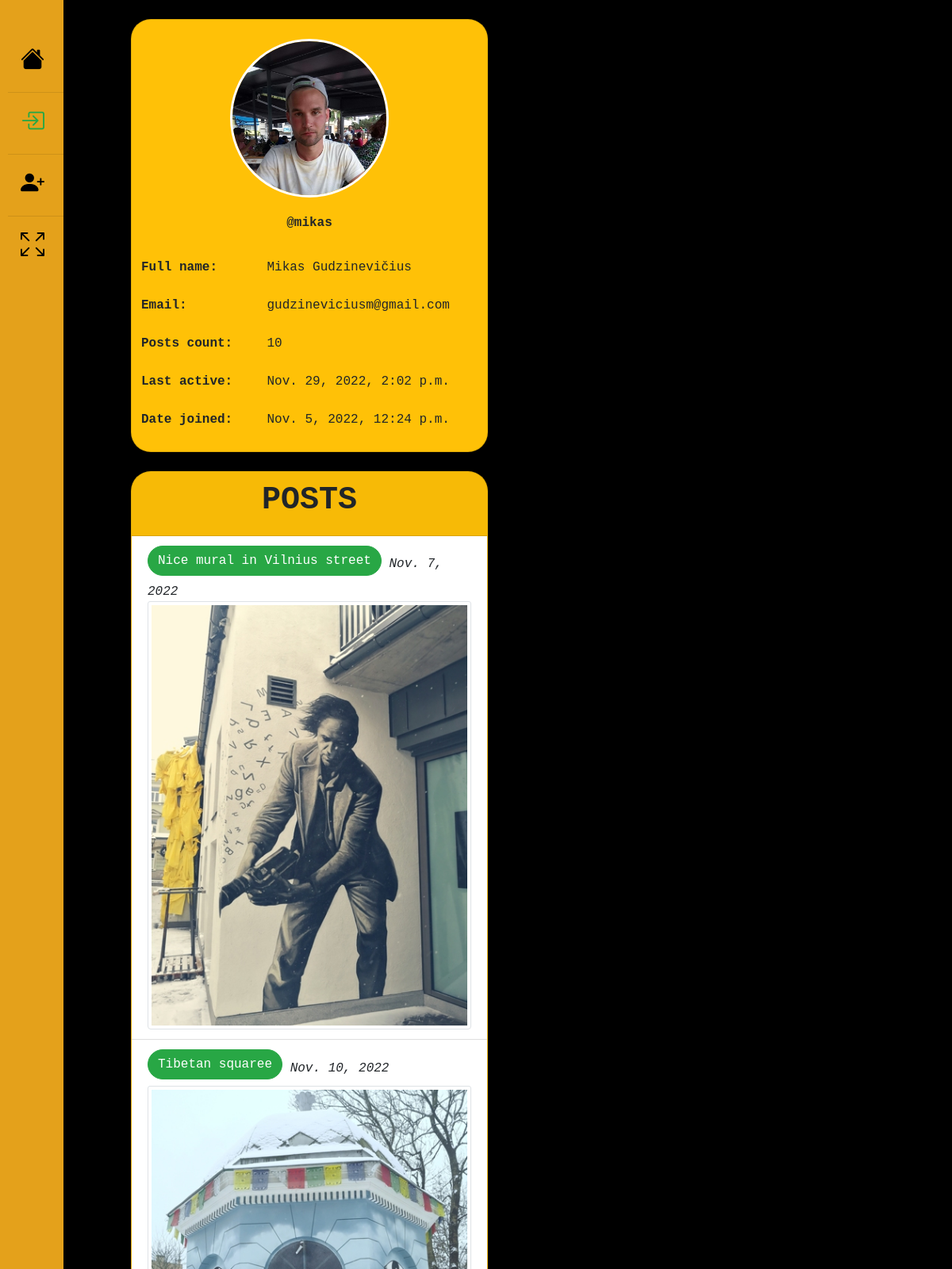
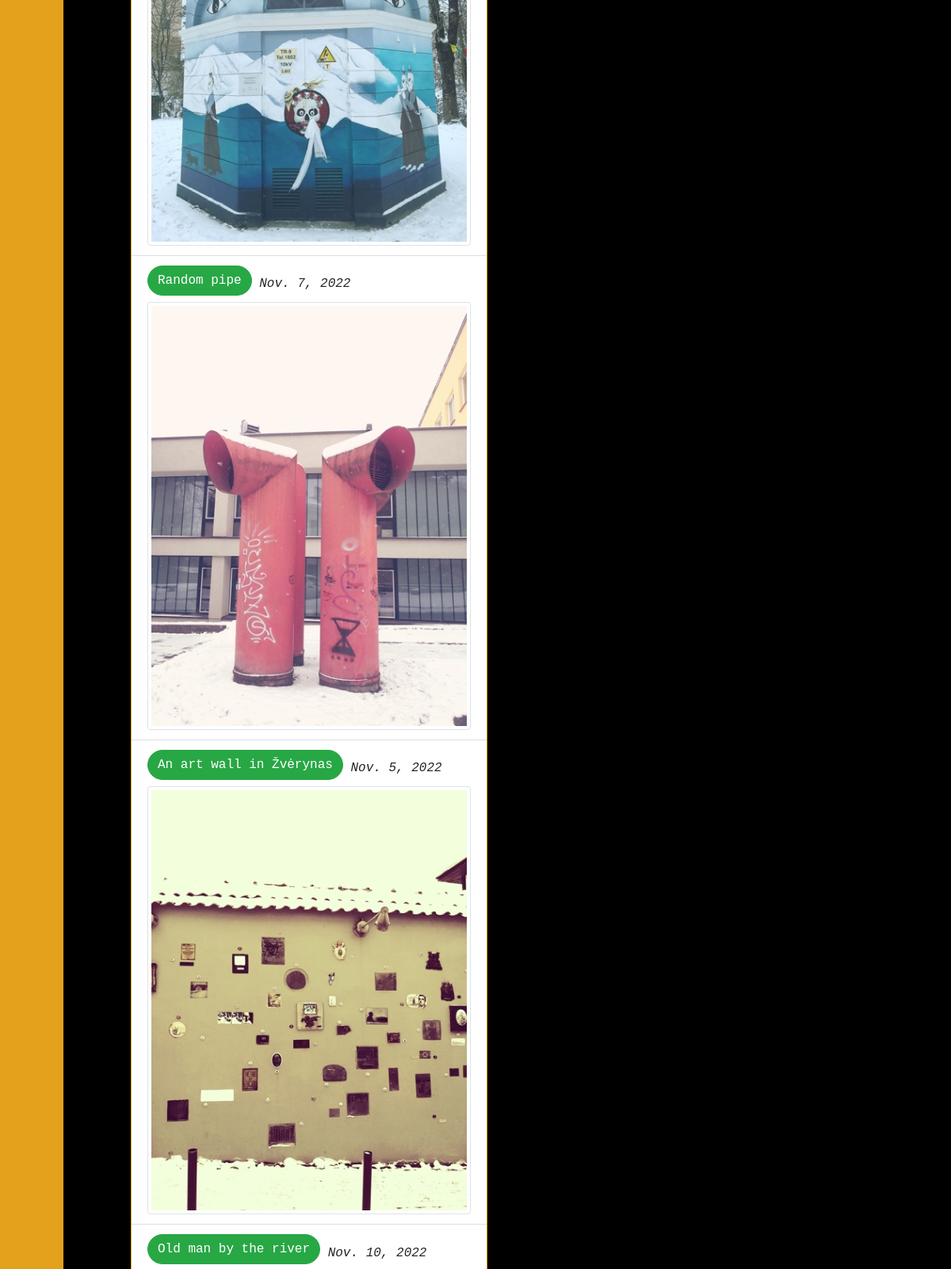
The app's page /profile/1 (upper part) with its own data (2 pictures, top to bottom).
### base/models.py (models this page shows, shortened)
class Profile(models.Model):
    user = models.OneToOneField(User, on_delete=models.CASCADE)
    image = models.ImageField(default='default.png', upload_to='profile_pics')

class Post(models.Model):
    name = models.CharField(max_length=100)
    description = models.CharField(max_length=100, null=True, blank=True)
    updated = models.DateTimeField(auto_now=True)
    created = models.DateTimeField(auto_now_add=True)
    category = models.ForeignKey(Category, on_delete=models.SET_NULL, null=True)
    poster = models.ForeignKey(User, on_delete=models.CASCADE)
    likes = models.ManyToManyField(User, blank=True, related_name="collected_votes")
    photo = models.ImageField(null=True, blank=True, upload_to='images/', default='images/img.png')
    location = LocationField(map_attrs={'center': [25.2797, 54.6872],
                                        'marker_color': "orange",
                                        'readonly': False,
                                        'style': "mapbox://styles/mapbox/dark-v10"})
    class Meta:
        ordering = ['-updated', '-created']

### base/views.py (the view)
# urls.py: path('profile/<int:pk>', views.profile, name='profile'),
def profile(request, pk):
    posts = Post.objects.filter(poster=pk)
    user = User.objects.filter(id=pk)
    context = {'posts': posts, 'user': user}
    return render(request, 'base/profile.html', context)

### base/templates/base/profile.html (shortened to what this page needs)
{% extends 'main.html' %}
{% block content %}
<div class="row">
    <div class="col">
        <br>
        {% for user in user %}
        <div class="card bg-warning" style="width: 450px; border-radius: 25px;">
            <div class="card-img-top text-center">
                <br>
                <img src="{{user.profile.image.url}}"
                     class="rounded-circle"
                     height="200px" width="200px"
                     style="object-fit:cover; object-position: top; border: 3px solid white ">
            </div>
            <div class="card-body text-center">
                <b>@{{user}}</b>
            </div>
            <table class="table table-borderless table-hover">
                <tbody>
                <tr>
                    <td><b>Full name:</b></td>
                    <td>{{user.first_name}} {{user.last_name}}</td>
                </tr>
                <tr>
                    <td><b>Email:</b></td>
                    <td>{{user.email}}</td>
                </tr>
                <tr>
                    <td><b>Posts count:</b></td>
                    <td>{{posts.count}}</td>
                </tr>
                <tr>
                    <td><b>Last active:</b></td>
                    <td>{{user.last_login}}</td>
                </tr>
                <tr>
                    <td><b>Date joined:</b></td>
                    <td>{{user.date_joined}}</td>
                </tr>
                </tbody>
            </table>
        </div>
        {% endfor %}
    </div>
    <div class="col order-xl-1 order-lg-2 order-md-2 order-sm-2">
        <br>
        <div class="card bg-warning" style="width: 450px; border-radius: 25px;">
            <div class="card-header text-center">
                <h1><b>POSTS</b></h1>
            </div>
            <ul class="list-group list-group-flush">
                {% for post in posts %}
                <li class="list-group-item">
                    <span>
                        <a class="btn btn-success rounded-pill mb-2"
                           data-toggle="tooltip"
                           title="See post!"
                           href="{% url 'home' %}?q={{post.description}} ">
                            {{post.description}}
                        </a>
                        <i>{{post.created | date}}</i>
                    </span>
                    <img src="{{ post.photo.url }}"
                         class="card-img-top img-thumbnail"
                         height="100px"
                         width="100px">
                </li>
                {% endfor %}
                <br>
            </ul>
        </div>
    </div>
</div>
{% endblock %}

### templates/main.html (shortened to what this page needs)
<!DOCTYPE html>
{% load static %}
<html>
<head>
    {% load mapbox_location_field_tags %}
    <link rel="stylesheet" href="{% static 'styles/main.css' %}">
    <link rel="stylesheet" href="https://cdn.jsdelivr.net/npm/bootstrap@4.3.1/dist/css/bootstrap.min.css"
>
    <link rel="stylesheet" href="https://cdn.jsdelivr.net/npm/bootstrap-icons@1.9.1/font/bootstrap-icons.css">
</head>
<body style="background-color:black" hx-trigger="postListChanged from:body" hx-get="{% url 'home' %}"
      hx-target="this">
{% include 'navbar.html' %}
<div class="main">
    {% block content %}
    {% endblock %}
</div>
</body>
</html>

### templates/navbar.html
{% load static %}
<div class="container">
    <div class="sidenav">
        <a href="{% url 'home' %}"
           data-toggle="tooltip"
           data-placement="top"
           title="Home">
            <i class="bi bi-house-fill"></i>
        </a>
        <hr>
        {% if request.user.is_authenticated %}
        <img class="rounded-circle"
             src="{{request.user.profile.image.url}}"
             height="50px" width="50px"
             style="object-fit:cover;
             object-position: top;
             border: 3px solid #ffc107; margin-left:5px;">
        <hr>
        <a href="{% url 'profile' request.user.id %}" data-toggle="tooltip" title="Profile">
            <i class="bi bi-person-square"></i>
        </a>
        <hr>
        <a href="{% url 'logout' %}" data-toggle="tooltip" title="Logout">
            <i class="bi bi-box-arrow-left text-danger"></i>
        </a>
        <hr>
        <a href="#" data-toggle="tooltip" title="Create post" hx-get="{% url 'create-post' %}"
           hx-target="#dialog">
            <i class="bi bi-pencil"></i>
        </a>
        <hr>
        <a href="{% url 'full-map' %}" data-toggle="tooltip" title="Expand map">
            <i class="bi bi-arrows-fullscreen"></i>
        </a>
        {% else %}
        <a href="" data-toggle="tooltip" title="Log in" hx-get="{% url 'login' %}"
           hx-target="#dialog">
            <i class="bi bi-box-arrow-in-right text-success"></i>
        </a>
        <hr>
        <a href="" data-toggle="tooltip" title="Register" hx-get="{% url 'register' %}"
           hx-target="#dialog">
            <i class="bi bi-person-plus-fill"></i>
        </a>
        <hr>
        <a href="{% url 'full-map' %}" data-toggle="tooltip" title="Expand map">
            <i class="bi bi-arrows-fullscreen"></i>
        </a>
        {% endif %}
    </div>
</div>

### static/styles/main.css (style rules this page uses)
* { font-family: "Lucida Console", "Courier New", monospace; }
.sidenav { height:100%; width:80px; position: fixed; z-index:1; top:0; left:0; background-color:#E4A11B; overflow-x:hidden; padding-top:55px; padding-left:10px; font-family: "Lucida Console", "Courier New", monospace; }
.sidenav a { padding:6px 8px 6px 16px; text-decoration: none; color: #000000; font-size:30px; }
.main { margin-left:55px; margin-right:55px; padding: 0px 110px; font-family: "Lucida Console", "Courier New", monospace; }

### records on screen
Post: description "Nice mural in Vilnius street", created "Nov. 7, 2022", photo (picture)
Post: description "Tibetan squaree", created "Nov. 10, 2022", photo (picture)
Post: description "Random pipe", created "Nov. 7, 2022", photo (picture)
Post: description "An art wall in Žvėrynas", created "Nov. 5, 2022", photo (picture)
Post: description "Old man by the river", created "Nov. 10, 2022"

### other values on screen
{{ user }} "mikas"
{{ user.first_name }} "Mikas"
{{ user.last_name }} "Gudzinevičius"
{{ user.email }} "gudzineviciusm@gmail.com"
{{ posts.count }} "10"
{{ user.last_login }} "Nov. 29, 2022, 2:02 p.m."
{{ user.date_joined }} "Nov. 5, 2022, 12:24 p.m."
